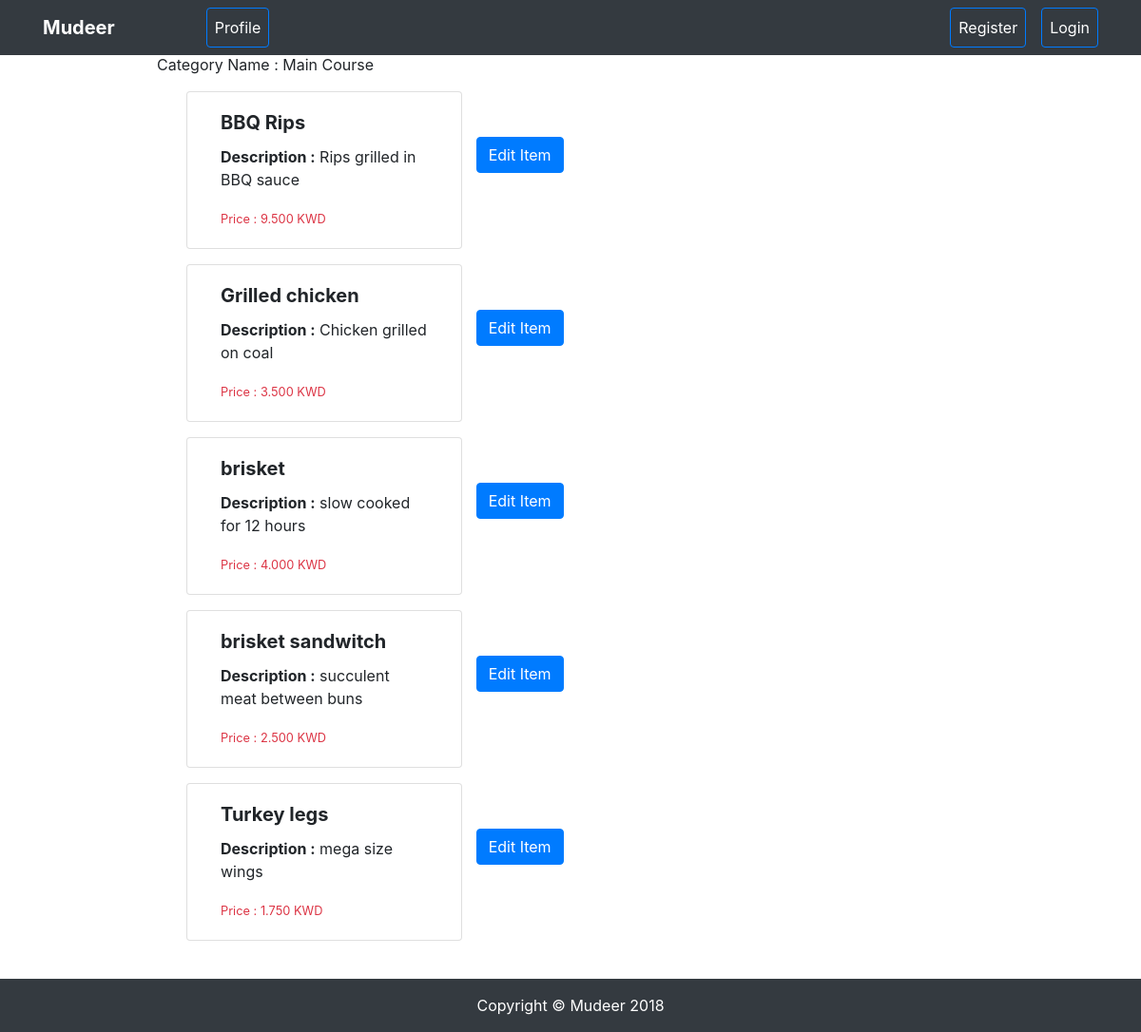
The page /categoryDetails/17/ on the database its author committed.
### POSsystem/models.py (models this page shows, shortened)
class Category(models.Model):
	restaurant = models.ForeignKey(Restaurant, on_delete=models.CASCADE)
	name = models.CharField(max_length=25)

class Item(models.Model):
	category = models.ForeignKey(Category, on_delete=models.CASCADE)
	name = models.CharField(max_length=25)
	description = models.TextField()
	price = models.DecimalField(max_digits=5, decimal_places=3)

### POSsystem/views.py (the view)
# urls.py: path('categoryDetails/<int:category_id>/', views.categoryDetails, name='categoryDetails'),
def categoryDetails(request, category_id):
	context = {
		"category": Category.objects.get(id=category_id)
		}
	return render(request, 'categoryDetails.html', context)

### POSsystem/templates/categoryDetails.html (shortened to what this page needs)
{% extends "base.html" %}
{% block content %}
<p>Category Name : {{category.name}}</p>
	{% for item in category.item_set.all %}
	<div class="card-deck ml-3 mt-3 ">
	  <div class="card col-md-4">
	    <div class="card-body">
	      <h5 class="card-title"> <strong> {{item.name}} </strong></h5>
	      <p class="card-text"><strong>Description :</strong> {{item.description}}</p>
	      <p class="card-text text-danger"><small class="">Price : {{item.price}} KWD</small></p>
	    </div>
	  </div>
	  <a href="{% url 'update_item' item_id=item.id %}"><button type="button" class="ml-5 mt-5 mx-auto btn btn-primary">Edit Item</button></a>
	</div>
	 {% endfor %}
	<a href="{% url 'detail' restaurant_id=category.restaurant.id %}"><button type="button" class="ml-3 mr-5 mt-5 btn btn-primary btn-lg">Back</button></a>
{% endblock content %}

### POSsystem/static/css/shop-homepage.css (style rules this page uses)
body { padding-top: 54px; }
@media (min-width: 992px) { body { padding-top: 56px; } }

### rows shown on the page
Category: name "Main Course"
Item: name "BBQ Rips", description "Rips grilled in BBQ sauce", price "9.500"
Item: name "Grilled chicken", description "Chicken grilled on coal", price "3.500"
Item: name "brisket", description "slow cooked for 12 hours", price "4.000"
Item: name "brisket sandwitch", description "succulent meat between buns", price "2.500"
Item: name "Turkey legs", description "mega size wings", price "1.750"
